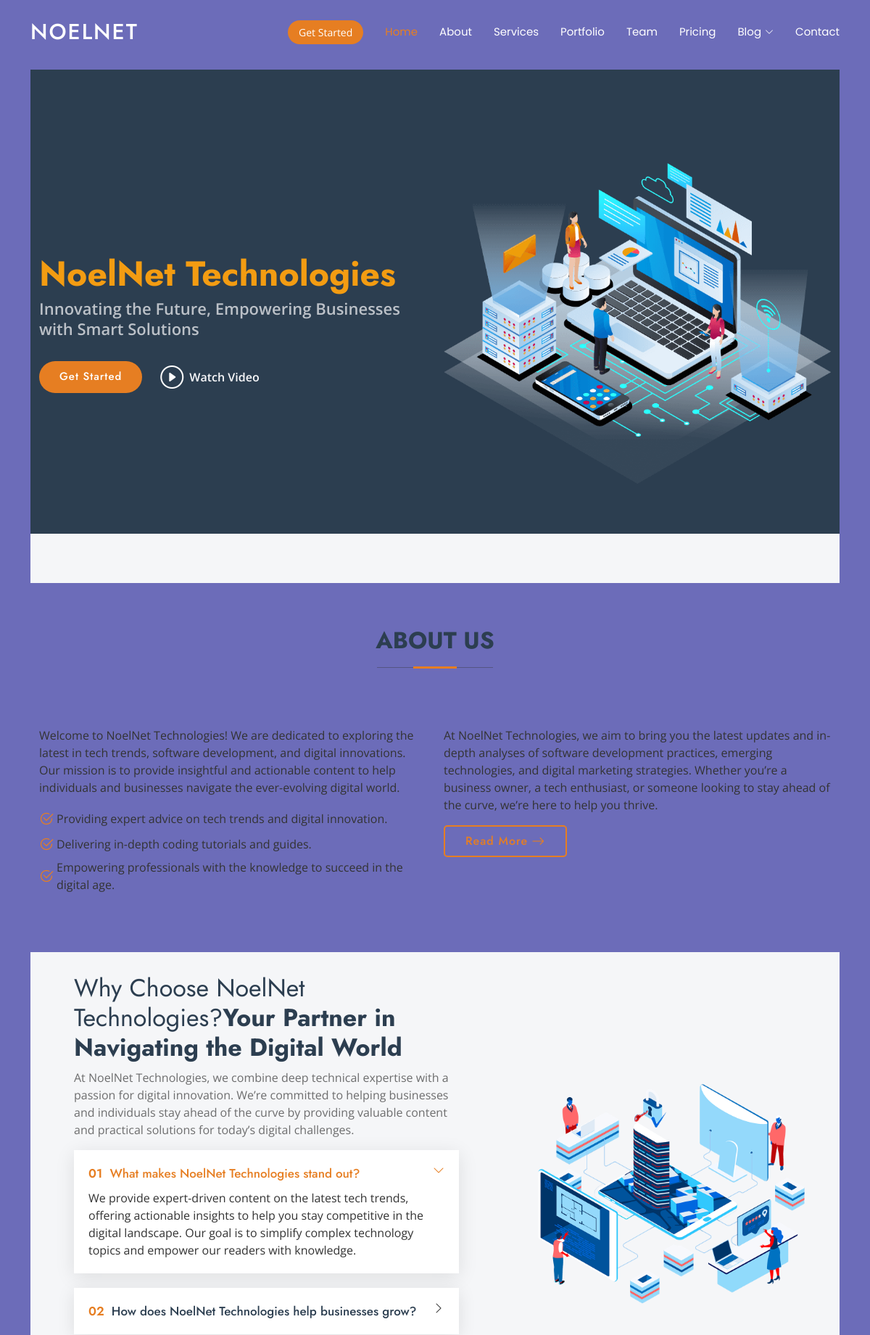
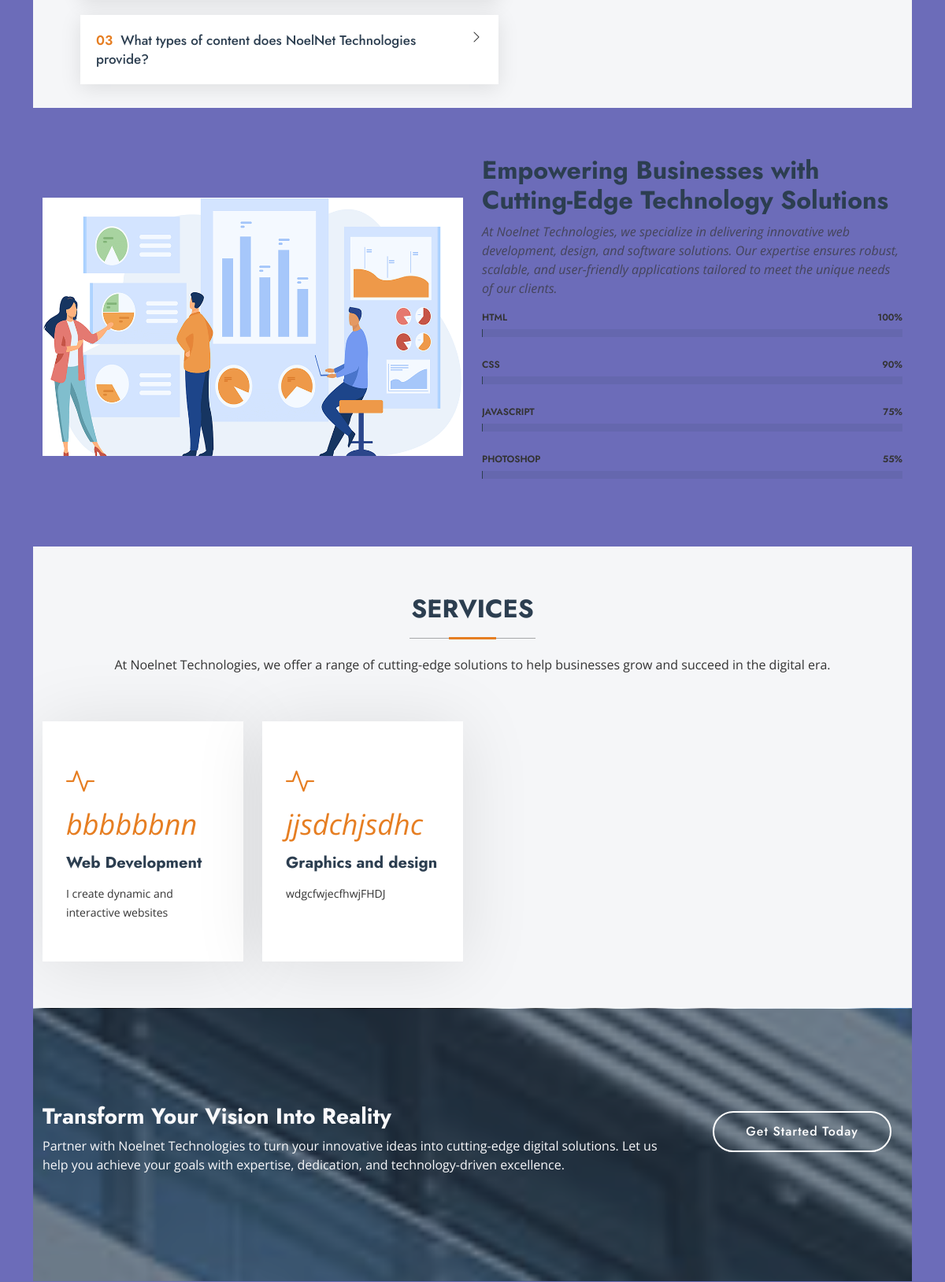
The page / (upper part) on the database its author committed (2 pictures, top to bottom).
### business/models.py (models this page shows, shortened)
class HeroSection(models.Model):
    title = models.CharField(max_length=200)
    subtitle = models.TextField()
    background_image = models.ImageField(upload_to='media/')

class Service(models.Model):
    name = models.CharField(max_length=100)
    description = models.TextField()
    icon = models.CharField(max_length=50)

### business/views.py (the view)
# urls.py: path('', views.index, name='index'),
def index(request):
    team_members = TeamMember.objects.all()
    hero_section = HeroSection.objects.first()
    services = Service.objects.all()
    portfolios = Portfolio.objects.all()
    contact_info = ContactInfo.objects.first()
    form_message = ''
    if request.method == 'POST':
        print(request.method)
        form = InquiryForm(request.POST)
        if form.is_valid():
            form.save()  # Save the form data to the database
            form_message = 'Your message has been sent successfully.'
        else:
            form_message = 'There was an error. Please check the form and try again.'
    else:
        form = InquiryForm()
    context = {
        'team_members': team_members,
        'hero_section': hero_section,
        'services': services,
        'portfolios': portfolios,
        'contact_info': contact_info,
        'inquiries': Inquiry.objects.all(),
        'form': form,
        'form_message': form_message,
        'page_title': 'Home'
    }
    return render(request, 'index.html', context)

### business/templates/index.html (shortened to what this page needs)
{% extends "layout.html" %}
{% load static %}
{% block content %}
<body class="index-page">
  <header id="header" class="header d-flex align-items-center fixed-top">
    <div class="container-fluid container-xl position-relative d-flex align-items-center">
      <a href="{% url 'business:index' %}" class="logo d-flex align-items-center me-auto">
        <h1 class="sitename">NoelNet</h1>
      </a>
      <nav id="navmenu" class="navmenu">
        <ul>
          <li><a href="{% url 'business:index' %}" class="active">Home</a></li>
          <li><a href="">About</a></li>
          <li><a href="#{% url 'business:service_details' %}">Services</a></li>
          <li><a href="{% url 'business:portfolio_details' %}">Portfolio</a></li>
          <li><a href="">Team</a></li>
          <li><a href="">Pricing</a></li>
          <li class="dropdown"><a href=""><span>Blog</span> <i class="bi bi-chevron-down toggle-dropdown"></i></a>
          </li>
          <li><a href="">Contact</a></li>
        </ul>
      </nav>
      <a class="btn-getstarted" href="">Get Started</a>
    </div>
  </header>
  <main class="main">
    <section id="hero" class="hero section white dark-background">
      <div class="container">
        <div class="row gy-4">
          <div class="col-lg-6 order-2 order-lg-1 d-flex flex-column justify-content-center" data-aos="zoom-out">
            <h1>{{hero_section.title}}</h1>
            <p>{{hero_section.subtitle}}</p>
            <div class="d-flex">
              <a href="" class="btn-get-started">Get Started</a>
              <a href="https://www.youtube.com/watch?v=Y7f98aduVJ8" class="glightbox btn-watch-video d-flex align-items-center"><i class="bi bi-play-circle"></i><span>Watch Video</span></a>
            </div>
          </div>
          <div class="col-lg-6 order-1 order-lg-2 hero-img" data-aos="zoom-out" data-aos-delay="200">
            <img src="{% static 'assets/img/hero-img.png' %}" class="img-fluid animated" alt="">
          </div>
        </div>
      </div>
    </section>
    <section id="clients" class="clients section light-background">
      <div class="container" data-aos="zoom-in">
        <div class="swiper init-swiper">
          <div class="swiper-wrapper align-items-center">
            <div class="swiper-slide"><img src="{% static 'assets/img/clients/client-1.png'%}'" class="img-fluid" alt=""></div>
            <div class="swiper-slide"><img src="{% static 'assets/img/clients/client-2.png'%}'" class="img-fluid" alt=""></div>
            <div class="swiper-slide"><img src="{% static 'assets/img/clients/client-3.png'%}'" class="img-fluid" alt=""></div>
            <div class="swiper-slide"><img src="{% static 'assets/img/clients/client-4.png'%}'" class="img-fluid" alt=""></div>
            <div class="swiper-slide"><img src="{% static 'assets/img/clients/client-5.png'%}'" class="img-fluid" alt=""></div>
            <div class="swiper-slide"><img src="{% static 'assets/img/clients/client-6.png'%}'" class="img-fluid" alt=""></div>
          </div>
        </div>
      </div>
    </section>
<section id="about" class="about section">
  <div class="container section-title" data-aos="fade-up">
    <h2>About Us</h2>
  </div>
  <div class="container">
    <div class="row gy-4">
      <div class="col-lg-6 content" data-aos="fade-up" data-aos-delay="100">
        <p>
          Welcome to NoelNet Technologies! We are dedicated to exploring the latest in tech trends, software development, and digital innovations. Our mission is to provide insightful and actionable content to help individuals and businesses navigate the ever-evolving digital world.
        </p>
        <ul>
          <li><i class="bi bi-check2-circle"></i> <span>Providing expert advice on tech trends and digital innovation.</span></li>
          <li><i class="bi bi-check2-circle"></i> <span>Delivering in-depth coding tutorials and guides.</span></li>
          <li><i class="bi bi-check2-circle"></i> <span>Empowering professionals with the knowledge to succeed in the digital age.</span></li>
        </ul>
      </div>
      <div class="col-lg-6" data-aos="fade-up" data-aos-delay="200">
        <p>At NoelNet Technologies, we aim to bring you the latest updates and in-depth analyses of software development practices, emerging technologies, and digital marketing strategies. Whether you’re a business owner, a tech enthusiast, or someone looking to stay ahead of the curve, we’re here to help you thrive.</p>
        <a href="#" class="read-more"><span>Read More</span><i class="bi bi-arrow-right"></i></a>
      </div>
    </div>
  </div>
</section>
<section id="why-us" class="section why-us light-background" data-builder="section">
  <div class="container-fluid">
    <div class="row gy-4">
      <div class="col-lg-7 d-flex flex-column justify-content-center order-2 order-lg-1">
        <div class="content px-xl-5" data-aos="fade-up" data-aos-delay="100">
          <h3><span>Why Choose NoelNet Technologies?</span><strong>Your Partner in Navigating the Digital World</strong></h3>
          <p>
            At NoelNet Technologies, we combine deep technical expertise with a passion for digital innovation. We’re committed to helping businesses and individuals stay ahead of the curve by providing valuable content and practical solutions for today’s digital challenges.
          </p>
        </div>
        <div class="faq-container px-xl-5" data-aos="fade-up" data-aos-delay="200">
          <div class="faq-item faq-active">
            <h3><span>01</span> What makes NoelNet Technologies stand out?</h3>
            <div class="faq-content">
              <p>We provide expert-driven content on the latest tech trends, offering actionable insights to help you stay competitive in the digital landscape. Our goal is to simplify complex technology topics and empower our readers with knowledge.</p>
            </div>
            <i class="faq-toggle bi bi-chevron-right"></i>
          </div>
          <div class="faq-item">
            <h3><span>02</span> How does NoelNet Technologies help businesses grow?</h3>
            <i class="faq-toggle bi bi-chevron-right"></i>
          </div>
          <div class="faq-item">
            <h3><span>03</span> What types of content does NoelNet Technologies provide?</h3>
            <i class="faq-toggle bi bi-chevron-right"></i>
          </div>
        </div>
      </div>
      <div class="col-lg-5 order-1 order-lg-2 why-us-img">
        <img src="{% static 'assets/img/why-us.png' %}" class="img-fluid" alt="" data-aos="zoom-in" data-aos-delay="100">
      </div>
    </div>
  </div>
</section>
<section id="skills" class="skills section">
  <div class="container" data-aos="fade-up" data-aos-delay="100">
    <div class="row">
      <div class="col-lg-6 d-flex align-items-center">
        <img src="{% static 'assets/img/skills.png'%}" class="img-fluid" alt="">
      </div>
      <div class="col-lg-6 pt-4 pt-lg-0 content">
        <h3>Empowering Businesses with Cutting-Edge Technology Solutions</h3>
        <p class="fst-italic">
          At Noelnet Technologies, we specialize in delivering innovative web development, design, and software solutions. Our expertise ensures robust, scalable, and user-friendly applications tailored to meet the unique needs of our clients.
        </p>
        <div class="skills-content skills-animation">
          <div class="progress">
            <span class="skill"><span>HTML</span> <i class="val">100%</i></span>
            <div class="progress-bar-wrap">
            </div>
          </div>
          <div class="progress">
            <span class="skill"><span>CSS</span> <i class="val">90%</i></span>
            <div class="progress-bar-wrap">
            </div>
          </div>
          <div class="progress">
            <span class="skill"><span>JavaScript</span> <i class="val">75%</i></span>
            <div class="progress-bar-wrap">
            </div>
          </div>
          <div class="progress">
            <span class="skill"><span>Photoshop</span> <i class="val">55%</i></span>
            <div class="progress-bar-wrap">
            </div>
          </div>
        </div>
      </div>
    </div>
  </div>
</section>
<section id="services" class="services section light-background">
  <div class="container section-title" data-aos="fade-up">
    <h2>Services</h2>
    <p>At Noelnet Technologies, we offer a range of cutting-edge solutions to help businesses grow and succeed in the digital era.</p>
  </div>
  <div class="container">
    <div class="row gy-4">
      {% for Service in services %}
      <div class="col-xl-3 col-md-6 d-flex" data-aos="fade-up" data-aos-delay="100">
        <div class="service-item position-relative">
          <div class="icon"><i class="bi bi-activity icon">{{ Service.icon }}</i></div>
          <h4><a href="" class="stretched-link">{{ Service.name }}</a></h4>
          <p>{{ Service.description }}</p>
        </div>
      </div>
      {% endfor %}
    </div>
  </div>
</section>
<section id="call-to-action" class="call-to-action section dark-background">
  <img src="{% static 'assets/img/cta-bg.jpg' %}" alt="">
  <div class="container">
    <div class="row" data-aos="zoom-in" data-aos-delay="100">
      <div class="col-xl-9 text-center text-xl-start">
        <h3>Transform Your Vision Into Reality</h3>
        <p>Partner with Noelnet Technologies to turn your innovative ideas into cutting-edge digital solutions. Let us help you achieve your goals with expertise, dedication, and technology-driven excellence.</p>
      </div>
      <div class="col-xl-3 cta-btn-container text-center">
        <a class="cta-btn align-middle" href="#contact">Get Started Today</a>
      </div>
    </div>
  </div>
</section>
  </main>
{% endblock %}

### business/templates/layout.html (shortened to what this page needs)
{% load static %}
<!DOCTYPE html>
<html lang="en">
<head>
  <link href="{% static 'assets/vendor/bootstrap/css/bootstrap.min.css' %}" rel="stylesheet">
  <link href="{% static 'assets/vendor/bootstrap-icons/bootstrap-icons.css' %}" rel="stylesheet">
  <link href="{% static 'assets/vendor/aos/aos.css' %}" rel="stylesheet">
  <link href="{% static 'assets/vendor/fontawesome-free/css/all.min.css' %}" rel="stylesheet">
  <link href="{% static 'assets/vendor/swiper/swiper-bundle.min.css' %}" rel="stylesheet">
  <link href="{% static 'assets/css/main.css' %}" rel="stylesheet">
</head>
<main class="container mt-5 pt-5">
    {% block content %}{% endblock content %}
  </main>
</body>
</html>

### rows shown on the page
HeroSection: title "NoelNet Technologies", subtitle "Innovating the Future, Empowering Businesses with Smart Solutions"
Service: icon "bbbbbbnn", name "Web Development", description "I create dynamic and interactive websites"
Service: icon "jjsdchjsdhc", name "Graphics and design", description "wdgcfwjecfhwjFHDJ"
